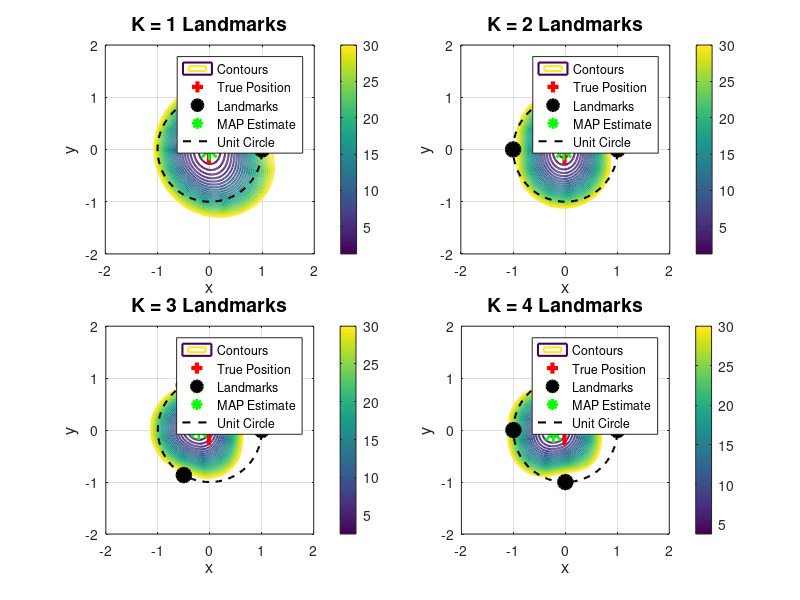

Reproduce this figure in MATLAB. (Note: this script raises an error after producing the figure.)
clc; clear all; close all;

rng(42);

angle_true = 2*pi*rand();
radius_true = rand();
true_pos = [radius_true * cos(angle_true); radius_true * sin(angle_true)];

sigma_x = 0.25;
sigma_y = 0.25;
sigma_noise = 0.3;

fprintf('Vehicle Localization Results:\n');
fprintf('True position: [%.2f, %.2f]\n\n', true_pos(1), true_pos(2));

K_values = [1, 2, 3, 4];

x_range = linspace(-2, 2, 200);
y_range = linspace(-2, 2, 200);
[X, Y] = meshgrid(x_range, y_range);

J_all = cell(4, 1);
map_estimates = zeros(2, 4);

for k_idx = 1:length(K_values)
    K = K_values(k_idx);
    
    angles = linspace(0, 2*pi, K+1);
    angles = angles(1:K);
    landmarks = [cos(angles); sin(angles)];
    
    measurements = zeros(K, 1);
    for i = 1:K
        true_dist = norm(true_pos - landmarks(:,i));
        valid = false;
        while ~valid
            measurements(i) = true_dist + sigma_noise * randn();
            if measurements(i) >= 0
                valid = true;
            end
        end
    end
    
    J = zeros(size(X));
    for row = 1:size(X,1)
        for col = 1:size(X,2)
            x = X(row, col);
            y = Y(row, col);
            
            likelihood_term = 0;
            for i = 1:K
                dist = sqrt((x - landmarks(1,i))^2 + (y - landmarks(2,i))^2);
                likelihood_term = likelihood_term + (measurements(i) - dist)^2 / (sigma_noise^2);
            end
            
            prior_term = x^2/(sigma_x^2) + y^2/(sigma_y^2);
            J(row, col) = likelihood_term + prior_term;
        end
    end
    
    [min_val, min_idx] = min(J(:));
    map_estimates(:, k_idx) = [X(min_idx); Y(min_idx)];
    
    J_all{k_idx}.J = J;
    J_all{k_idx}.landmarks = landmarks;
    J_all{k_idx}.min_val = min_val;
    
    fprintf('K = %d Landmarks:\n', K);
    fprintf('  MAP estimate: [%.3f, %.3f], Error: %.4f\n\n', ...
        map_estimates(1, k_idx), map_estimates(2, k_idx), norm(map_estimates(:, k_idx) - true_pos));
end

J_min_global = min(cellfun(@(S) S.min_val, J_all));
contour_levels = linspace(J_min_global, J_min_global + 30, 25);

figure('Position', [100 100 1200 900]);

for k_idx = 1:4
    subplot(2, 2, k_idx);
    
    contour(X, Y, J_all{k_idx}.J, contour_levels, 'LineWidth', 1.5);
    hold on;
    colorbar;
    
    plot(true_pos(1), true_pos(2), 'r+', 'MarkerSize', 20, 'LineWidth', 3);
    plot(J_all{k_idx}.landmarks(1,:), J_all{k_idx}.landmarks(2,:), 'ko', ...
        'MarkerSize', 10, 'LineWidth', 2, 'MarkerFaceColor', 'k');
    plot(map_estimates(1, k_idx), map_estimates(2, k_idx), 'g*', ...
        'MarkerSize', 15, 'LineWidth', 2);
    
    theta = linspace(0, 2*pi, 100);
    plot(cos(theta), sin(theta), 'k--', 'LineWidth', 1.5);
    
    xlabel('x', 'FontSize', 12);
    ylabel('y', 'FontSize', 12);
    title(sprintf('K = %d Landmarks', K_values(k_idx)), 'FontSize', 14);
    
    legend('Contours', 'True Position', 'Landmarks', 'MAP Estimate', 'Unit Circle', ...
        'Location', 'best', 'FontSize', 9);
    
    grid on;
    axis equal;
    xlim([-2 2]);
    ylim([-2 2]);
end

sgtitle('MAP Vehicle Localization', 'FontSize', 16);
